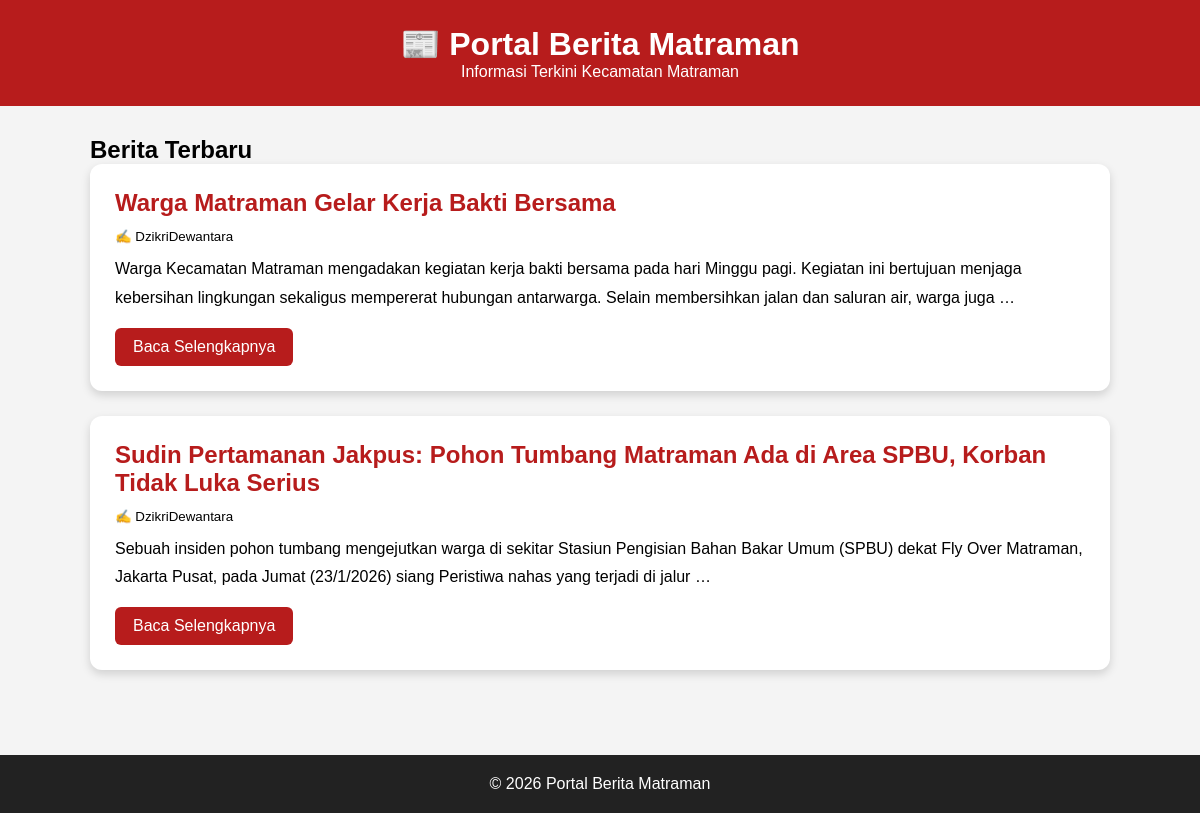
The page / on the database its author committed.
### blog/models.py (models this page shows, shortened)
class Post(models.Model):
    title = models.CharField(max_length=200)
    author = models.ForeignKey("auth.User", on_delete=models.CASCADE)
    body = models.TextField()
    def get_absolute_url(self):
        return reverse("post_detail", kwargs={"pk": self.pk})

### blog/views.py (the view)
# urls.py: path("", post_list, name="home"),
def post_list(request):
    posts = Post.objects.all()
    return render(request, "home.html", {"posts": posts})

### templates/home.html
{% extends "base.html" %}
{% block content %}
<h2>Berita Terbaru</h2>
{% for post in posts %}
<div class="card">
    <h2>
        <a href="{{ post.get_absolute_url }}">
            {{ post.title }}
        </a>
    </h2>
    <small>✍ {{ post.author }}</small>
    <p>{{ post.body|truncatewords:30 }}</p>
    <a class="button" href="{{ post.get_absolute_url }}">
        Baca Selengkapnya
    </a>
</div>
{% empty %}
<h3>Belum ada berita.</h3>
{% endfor %}
{% endblock content %}

### templates/base.html (shortened to what this page needs)
{% load static %}
<!DOCTYPE html>
<html lang="id">
<head>
    <link rel="stylesheet" href="{% static 'css/base.css' %}">
</head>
<body>
<header>
    <div class="navbar">
        <h1>📰 Portal Berita Matraman</h1>
        <p>Informasi Terkini Kecamatan Matraman</p>
    </div>
</header>
<div class="container">
    {% block content %}
    {% endblock content %}
</div>
<footer>
    © 2026 Portal Berita Matraman
</footer>
</body>
</html>

### static/css/base.css (style rules this page uses)
* { margin:0; padding:0; box-sizing:border-box; }
body { font-family:Arial, Helvetica, sans-serif; background:#f4f4f4; }
header { background:#b71c1c; color:white; padding:25px; text-align:center; }
.container { width:85%; margin:auto; padding:30px 0; }
.card { background:white; margin-bottom:25px; padding:25px; border-radius:12px; box-shadow:0 4px 10px rgba(0,0,0,.15); }
.card h2 { margin-bottom:10px; }
.card h2 a { color:#b71c1c; text-decoration:none; }
.card p { margin-top:10px; line-height:1.8; }
.button { display:inline-block; margin-top:15px; background:#b71c1c; color:white; padding:10px 18px; border-radius:6px; text-decoration:none; }
footer { background:#222; color:white; text-align:center; padding:20px; margin-top:30px; }

### rows shown on the page
Post: title "Warga Matraman Gelar Kerja Bakti Bersama", author "DzikriDewantara", body "Warga Kecamatan Matraman mengadakan kegiatan kerja bakti bersama pada hari Minggu pagi. Kegiatan ini bertujuan menjaga kebersihan lingkungan sekaligus mempererat hubungan antarwarga. Selain membersihkan jalan dan saluran air, warga juga …"
Post: title "Sudin Pertamanan Jakpus: Pohon Tumbang Matraman Ada di Area SPBU, Korban Tidak Luka Serius", author "DzikriDewantara", body "Sebuah insiden pohon tumbang mengejutkan warga di sekitar Stasiun Pengisian Bahan Bakar Umum (SPBU) dekat Fly Over Matraman, Jakarta Pusat, pada Jumat (23/1/2026) siang Peristiwa nahas yang terjadi di jalur …"
